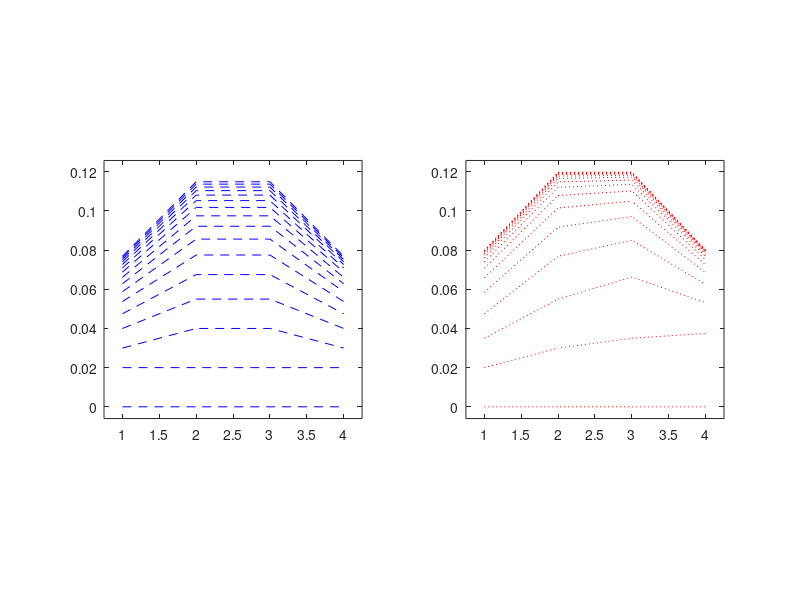

The MATLAB script that drew this image:
n=4; iters=15;                         % velikost matice a pocet iteraci 
A =(n+1)^2*gallery('tridiag',n,-1,2,-1);        % sestaveni ridke matice 
b=ones(n,1);
D=diag(diag(A)); L=tril(A,-1); U=triu(A,1);     % rozklad A=L+D+U
C_J=-D\(L+U); d_J=D\b;                          % Jacobi
C_GS=-(L+D)\U; d_GS=(L+D)\b;                    % Gauss-Seidel 
x_J=zeros(n,iters+1);  x_GS=x_J;                % iterace 
for k=1:iters
    x_J(:,k+1)=C_J*x_J(:,k)+d_J;  
    x_GS(:,k+1)=C_GS*x_GS(:,k)+d_GS; 
end
rho_J=max(abs(eigs(C_J)))                      % spektralni polomer 
rho_GS=max(abs(eigs(C_GS)))                    % spektralni polomer 
figure; 
subplot(1,2,1); plot(x_J,'b--'); axis square; 
subplot(1,2,2); plot(x_GS,'r:'); axis square; 

% Formatovani grafu
ymin = min([x_J(:); x_GS(:)]);
ymax = max([x_J(:); x_GS(:)]);
dy = 0.05*(ymax-ymin);

subplot(1,2,1);
xlim([0.75 n+0.25]); ylim([ymin-dy ymax+dy]);

subplot(1,2,2);
xlim([0.75 n+0.25]); ylim([ymin-dy ymax+dy]);
